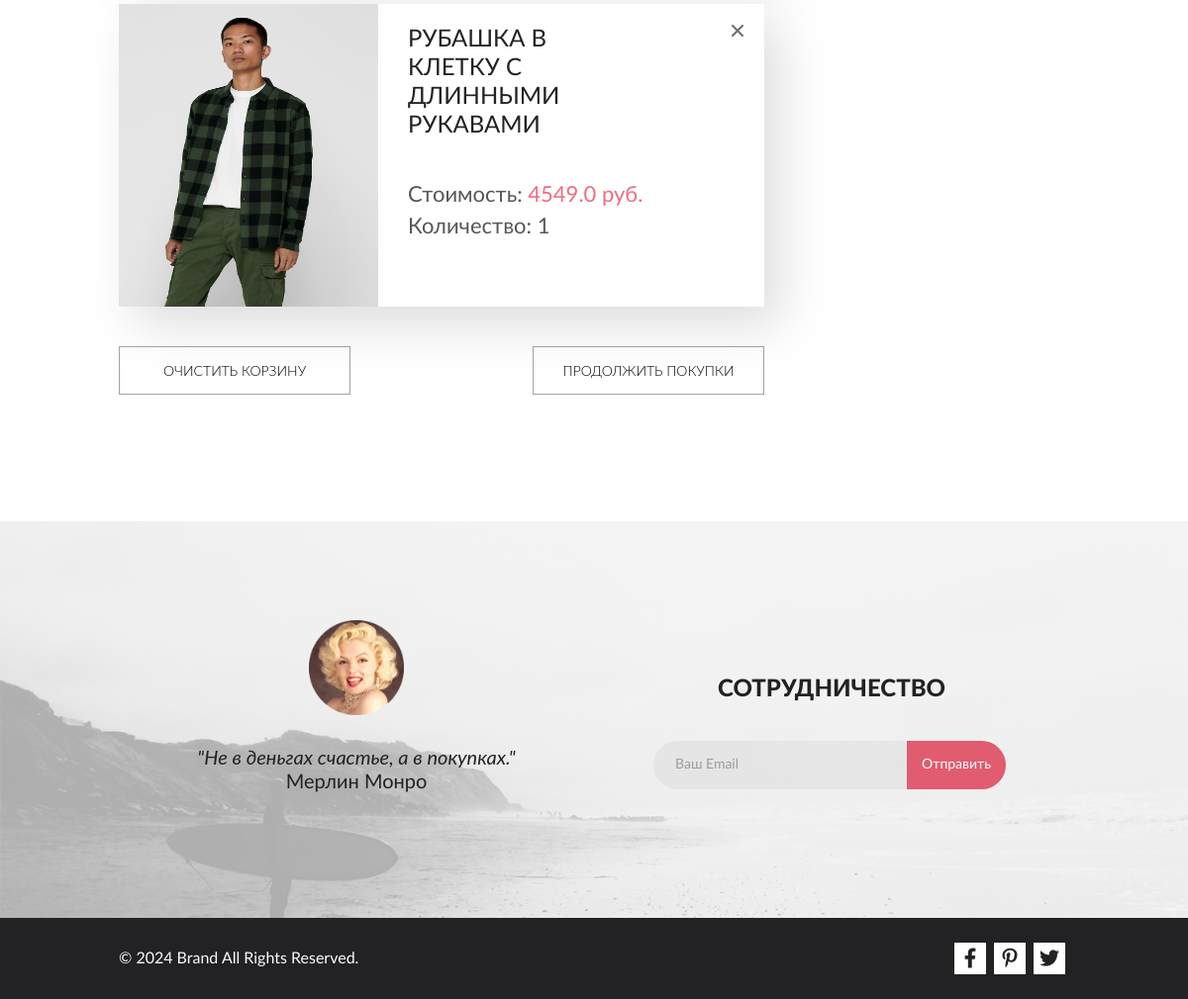
/cart (signed in, lower part), run on an earlier commit of the app's database.
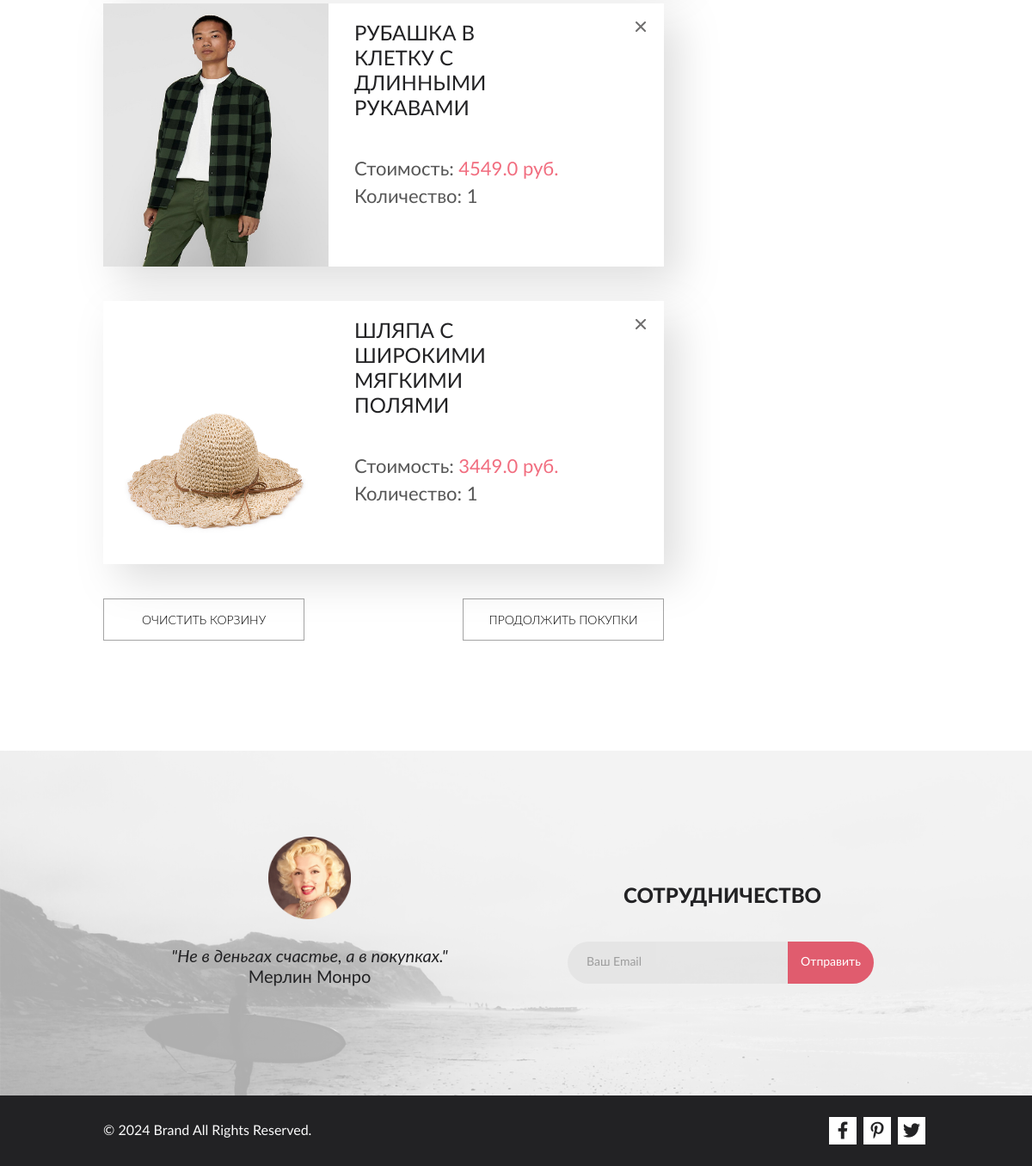
And on a later commit of the database.
### models.py (models this page shows)
class OrderProduct(db.Model):
    id = db.Column(db.Integer, primary_key=True)
    order_id = db.Column(db.Integer, db.ForeignKey('order.id'), nullable=False)
    product_id = db.Column(db.Integer, db.ForeignKey('product.id'), nullable=False)
    quantity = db.Column(db.Integer, nullable=False)

class Product(db.Model):
    id = db.Column(db.Integer, primary_key=True)
    name = db.Column(db.String(100), nullable=False)
    category = db.Column(db.String(100), nullable=False)
    price = db.Column(db.Float, nullable=False)
    description = db.Column(db.String, nullable=False)
    image = db.Column(db.String, nullable=False)

### main.py (the view)
@app.route('/cart')
def cart():
    if 'user_id' not in session:
        return redirect(url_for('login'))
    user = User.query.get(session['user_id'])
    items = OrderProduct.query.all()
    products = Product.query.all()
    product_dict = {}
    for product in products:
        product_dict[product.id] = product
    return render_template('cart.html', user=user, data=items, products=product_dict)

### templates/cart.html (shortened to what this page needs)
{% extends 'base.html' %}
{% block body %}
<main class="main">
    <section class="cart container">
        <div class="cart__wrapper">
            <ul class="cart__list">
                {% for el in data%}
                    <li class="cart__list-item">
                        <img src={{products.get(el.product_id).image}} alt={{products.get(el.product_id).name}} width="262" height="306" class="cart__list-img">
                        <div class="cart__list-wrapper">
                            <h3 class="cart__list-heading">{{products.get(el.product_id).name}}</h3>
                            <p class="cart__list-text">Стоимость: <span class="cart__list-pink">{{products.get(el.product_id).price}} руб.</span></p>
                            <div class="cart__list-subwrapper">
                                <label class="cart__list-text">Количество: {{el.quantity}}</label>
                            </div>
                        </div>
                    </li>
                {% endfor %}
            </ul>
            <ul class="cart__list-buttons">
                <li><button type="button" class="cart__list-button" onclick="clearCart()">Очистить корзину</button></li>
                <a href="/catalog"><li><button type="button" class="cart__list-button">Продолжить покупки</button></li></a>
            </ul>
        </div>
        <div class="cart__shipping_wrapper">
        </div>
    </section>
</main>
{% endblock %}

What changed in the data, as far as the page shows it:
added OrderProduct: get (picture), quantity "1"
now on this page (row unchanged): Product: get "ШЛЯПА С ШИРОКИМИ МЯГКИМИ ПОЛЯМИ", get "3449.0"
